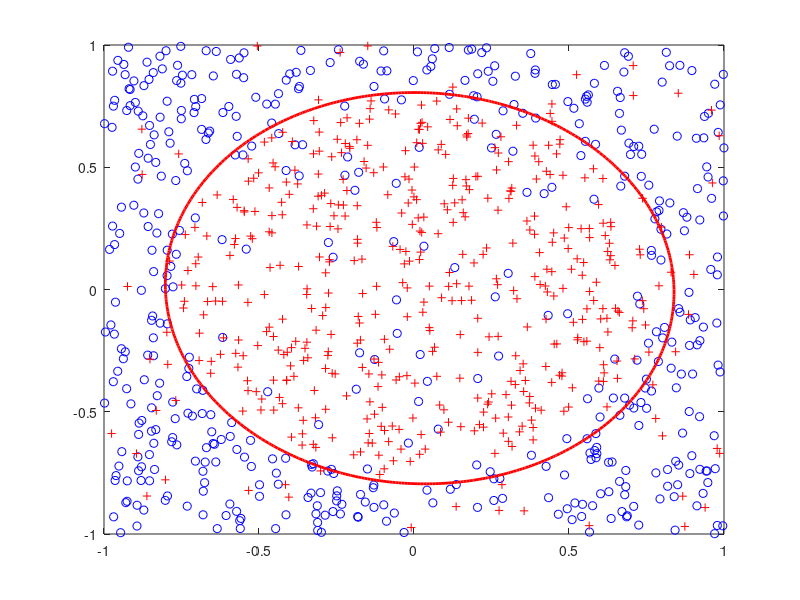

MATLAB code to generate this figure:
pkg load statistics

N = 1000;
x = 2 * rand(N, 2) - 1;
noise = rand(N, 1);
noise(noise <= .1) = -1;
noise(noise > .1) = 1;
y = sign(x(:, 1).^2 + x(:, 2).^2 - .6) .* noise;
positive = find(y >= 0);
negive = find(y < 0);
plot(x(positive, 1), x(positive, 2), 'bo', x(negive, 1), x(negive, 2), 'r+');

X = [ones(N, 1) x];
w = pinv(X' * X) * X' * y;
yt = sign(X * w);
printf('Linear regress error is %f\n', sum(yt != y) / N);
pause;

% nonlinear feature transform
X = [ones(N, 1) x x(:, 1) .* x(:, 2) x.^2];
w = pinv(X' * X) * X' * y;
yt = sign(X * w);
printf('Quadratic regress error is %f\n', sum(yt != y) / N);
hold on;
[x1 x2] = meshgrid(-1:.01:1);
z = w(1) + w(2) * x1 + w(3) * x2 + w(4) * (x1 .* x2) + w(5) * x1.^2 + w(6) * x2.^2;
contour(x1, x2, z, [0 0], 'r-', 'LineWidth', 2);
hold off;
